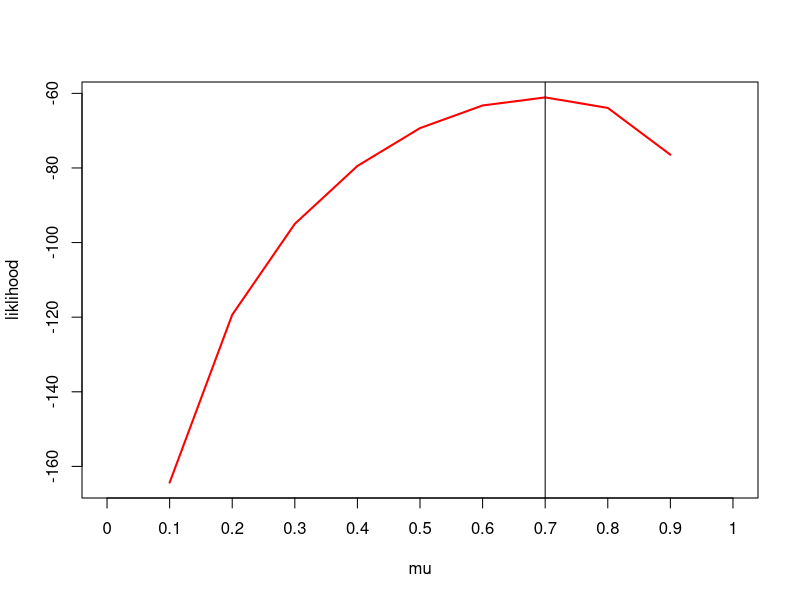

R code for this plot:
log_like <- function(mu) {
  70*log(mu) + 30*log(1-mu)
}

mu <- seq(0,1,0.1)

plot(mu, log_like(mu), type="l",
     xlab="mu", ylab="liklihood", main="",
     col="red", lwd=2, xaxt="n")

abline(v=0.7)
axis(1,mu,mu)